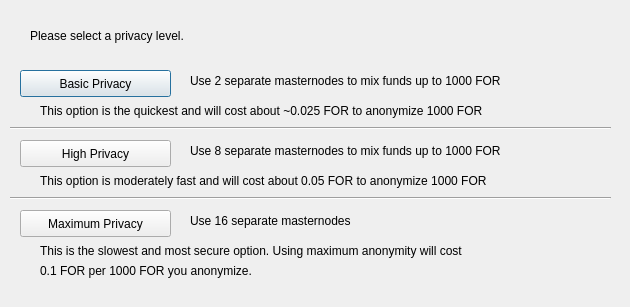
<?xml version="1.0" encoding="UTF-8"?>
<ui version="4.0">
 <class>DarksendConfig</class>
 <widget class="QDialog" name="DarksendConfig">
  <property name="geometry">
   <rect>
    <x>0</x>
    <y>0</y>
    <width>630</width>
    <height>307</height>
   </rect>
  </property>
  <property name="windowTitle">
   <string>Configure Darksend</string>
  </property>
  <widget class="QPushButton" name="buttonBasic">
   <property name="geometry">
    <rect>
     <x>20</x>
     <y>70</y>
     <width>151</width>
     <height>27</height>
    </rect>
   </property>
   <property name="text">
    <string>Basic Privacy</string>
   </property>
  </widget>
  <widget class="QPushButton" name="buttonHigh">
   <property name="geometry">
    <rect>
     <x>20</x>
     <y>140</y>
     <width>151</width>
     <height>27</height>
    </rect>
   </property>
   <property name="text">
    <string>High Privacy</string>
   </property>
  </widget>
  <widget class="QPushButton" name="buttonMax">
   <property name="geometry">
    <rect>
     <x>20</x>
     <y>210</y>
     <width>151</width>
     <height>27</height>
    </rect>
   </property>
   <property name="text">
    <string>Maximum Privacy</string>
   </property>
  </widget>
  <widget class="QLabel" name="label">
   <property name="geometry">
    <rect>
     <x>30</x>
     <y>20</y>
     <width>571</width>
     <height>31</height>
    </rect>
   </property>
   <property name="text">
    <string>Please select a privacy level.</string>
   </property>
  </widget>
  <widget class="QLabel" name="label_2">
   <property name="geometry">
    <rect>
     <x>190</x>
     <y>70</y>
     <width>421</width>
     <height>21</height>
    </rect>
   </property>
   <property name="text">
    <string>Use 2 separate masternodes to mix funds up to 1000 FOR</string>
   </property>
  </widget>
  <widget class="QLabel" name="label_3">
   <property name="geometry">
    <rect>
     <x>190</x>
     <y>140</y>
     <width>411</width>
     <height>21</height>
    </rect>
   </property>
   <property name="text">
    <string>Use 8 separate masternodes to mix funds up to 1000 FOR</string>
   </property>
  </widget>
  <widget class="QLabel" name="label_4">
   <property name="geometry">
    <rect>
     <x>190</x>
     <y>210</y>
     <width>421</width>
     <height>21</height>
    </rect>
   </property>
   <property name="text">
    <string>Use 16 separate masternodes</string>
   </property>
  </widget>
  <widget class="QLabel" name="label_6">
   <property name="geometry">
    <rect>
     <x>40</x>
     <y>100</y>
     <width>561</width>
     <height>21</height>
    </rect>
   </property>
   <property name="text">
    <string>This option is the quickest and will cost about ~0.025 FOR to anonymize 1000 FOR</string>
   </property>
  </widget>
  <widget class="QLabel" name="label_7">
   <property name="geometry">
    <rect>
     <x>40</x>
     <y>170</y>
     <width>561</width>
     <height>21</height>
    </rect>
   </property>
   <property name="text">
    <string>This option is moderately fast and will cost about 0.05 FOR to anonymize 1000 FOR</string>
   </property>
  </widget>
  <widget class="QLabel" name="label_8">
   <property name="geometry">
    <rect>
     <x>40</x>
     <y>240</y>
     <width>561</width>
     <height>21</height>
    </rect>
   </property>
   <property name="text">
    <string>This is the slowest and most secure option. Using maximum anonymity will cost</string>
   </property>
  </widget>
  <widget class="QLabel" name="label_9">
   <property name="geometry">
    <rect>
     <x>40</x>
     <y>260</y>
     <width>561</width>
     <height>21</height>
    </rect>
   </property>
   <property name="text">
    <string>0.1 FOR per 1000 FOR you anonymize.</string>
   </property>
  </widget>
  <widget class="Line" name="line">
   <property name="geometry">
    <rect>
     <x>10</x>
     <y>120</y>
     <width>601</width>
     <height>16</height>
    </rect>
   </property>
   <property name="orientation">
    <enum>Qt::Horizontal</enum>
   </property>
  </widget>
  <widget class="Line" name="line_2">
   <property name="geometry">
    <rect>
     <x>10</x>
     <y>190</y>
     <width>601</width>
     <height>16</height>
    </rect>
   </property>
   <property name="orientation">
    <enum>Qt::Horizontal</enum>
   </property>
  </widget>
 </widget>
 <resources/>
 <connections/>
</ui>
